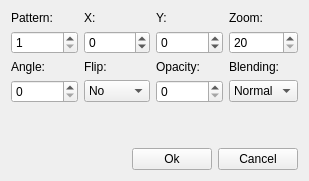
<?xml version="1.0" encoding="UTF-8"?>
<ui version="4.0">
 <class>CellPropertiesDialog</class>
 <widget class="QWidget" name="CellPropertiesDialog">
  <property name="windowModality">
   <enum>Qt::ApplicationModal</enum>
  </property>
  <property name="geometry">
   <rect>
    <x>0</x>
    <y>0</y>
    <width>309</width>
    <height>181</height>
   </rect>
  </property>
  <property name="windowTitle">
   <string>Cell Properties</string>
  </property>
  <layout class="QGridLayout" name="gridLayout_2">
   <item row="0" column="0">
    <layout class="QGridLayout" name="gridLayout">
     <item row="0" column="2">
      <widget class="QLabel" name="label_3">
       <property name="text">
        <string>Y:</string>
       </property>
      </widget>
     </item>
     <item row="0" column="1">
      <widget class="QLabel" name="label_2">
       <property name="text">
        <string>X:</string>
       </property>
      </widget>
     </item>
     <item row="0" column="0">
      <widget class="QLabel" name="label">
       <property name="text">
        <string>Pattern:</string>
       </property>
      </widget>
     </item>
     <item row="1" column="2">
      <widget class="QSpinBox" name="spin_y">
       <property name="minimum">
        <number>-160</number>
       </property>
       <property name="maximum">
        <number>160</number>
       </property>
      </widget>
     </item>
     <item row="1" column="3">
      <widget class="QSpinBox" name="spin_zoom">
       <property name="minimum">
        <number>20</number>
       </property>
       <property name="maximum">
        <number>800</number>
       </property>
      </widget>
     </item>
     <item row="0" column="3">
      <widget class="QLabel" name="label_4">
       <property name="text">
        <string>Zoom:</string>
       </property>
      </widget>
     </item>
     <item row="1" column="0">
      <widget class="QSpinBox" name="spin_pattern">
       <property name="minimum">
        <number>1</number>
       </property>
       <property name="maximum">
        <number>1000</number>
       </property>
      </widget>
     </item>
     <item row="2" column="1">
      <widget class="QLabel" name="label_6">
       <property name="text">
        <string>Flip:</string>
       </property>
      </widget>
     </item>
     <item row="2" column="3">
      <widget class="QLabel" name="label_8">
       <property name="text">
        <string>Blending:</string>
       </property>
      </widget>
     </item>
     <item row="2" column="0">
      <widget class="QLabel" name="label_5">
       <property name="text">
        <string>Angle:</string>
       </property>
      </widget>
     </item>
     <item row="2" column="2">
      <widget class="QLabel" name="label_7">
       <property name="text">
        <string>Opacity:</string>
       </property>
      </widget>
     </item>
     <item row="1" column="1">
      <widget class="QSpinBox" name="spin_x">
       <property name="minimum">
        <number>-320</number>
       </property>
       <property name="maximum">
        <number>320</number>
       </property>
      </widget>
     </item>
     <item row="3" column="0">
      <widget class="QSpinBox" name="spin_angle">
       <property name="minimum">
        <number>0</number>
       </property>
       <property name="maximum">
        <number>360</number>
       </property>
       <property name="value">
        <number>0</number>
       </property>
      </widget>
     </item>
     <item row="3" column="1">
      <widget class="QComboBox" name="combo_flip">
       <item>
        <property name="text">
         <string>No</string>
        </property>
       </item>
       <item>
        <property name="text">
         <string>Yes</string>
        </property>
       </item>
      </widget>
     </item>
     <item row="3" column="2">
      <widget class="QSpinBox" name="spin_opacity">
       <property name="minimum">
        <number>0</number>
       </property>
       <property name="maximum">
        <number>255</number>
       </property>
      </widget>
     </item>
     <item row="3" column="3">
      <widget class="QComboBox" name="combo_blending">
       <item>
        <property name="text">
         <string>Normal</string>
        </property>
       </item>
       <item>
        <property name="text">
         <string>Add</string>
        </property>
       </item>
       <item>
        <property name="text">
         <string>Sub</string>
        </property>
       </item>
      </widget>
     </item>
    </layout>
   </item>
   <item row="3" column="0">
    <spacer name="verticalSpacer">
     <property name="orientation">
      <enum>Qt::Vertical</enum>
     </property>
     <property name="sizeHint" stdset="0">
      <size>
       <width>20</width>
       <height>40</height>
      </size>
     </property>
    </spacer>
   </item>
   <item row="4" column="0">
    <layout class="QHBoxLayout" name="horizontalLayout">
     <item>
      <spacer name="horizontalSpacer">
       <property name="orientation">
        <enum>Qt::Horizontal</enum>
       </property>
       <property name="sizeHint" stdset="0">
        <size>
         <width>40</width>
         <height>20</height>
        </size>
       </property>
      </spacer>
     </item>
     <item>
      <widget class="QPushButton" name="button_ok">
       <property name="text">
        <string>Ok</string>
       </property>
      </widget>
     </item>
     <item>
      <widget class="QPushButton" name="button_cancel">
       <property name="text">
        <string>Cancel</string>
       </property>
      </widget>
     </item>
    </layout>
   </item>
  </layout>
 </widget>
 <tabstops>
  <tabstop>spin_pattern</tabstop>
  <tabstop>spin_x</tabstop>
  <tabstop>spin_y</tabstop>
  <tabstop>spin_zoom</tabstop>
  <tabstop>spin_angle</tabstop>
  <tabstop>combo_flip</tabstop>
  <tabstop>spin_opacity</tabstop>
  <tabstop>combo_blending</tabstop>
  <tabstop>button_ok</tabstop>
  <tabstop>button_cancel</tabstop>
 </tabstops>
 <resources/>
 <connections/>
</ui>
